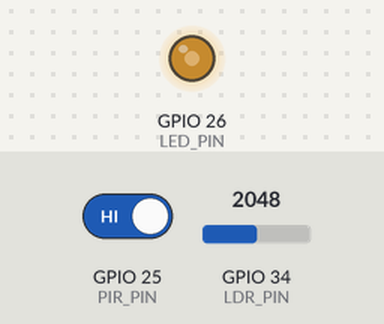
The sketch below on a simulated ESP32. On the bench: output pins drawn as LEDs (lit = HIGH). The inputs (shaded band) are chosen by the test bench; at power-on: GPIO 34 (LDR_PIN) = 2048, GPIO 25 (PIR_PIN) HIGH. WiFi joins after 1.5 s; servers stay silent unless stated; what the sketch prints to the serial monitor is not drawn.

Above: at 3.2 s.
3.3 s: GPIO 34 (LDR_PIN) set to 2967
5.2 s: GPIO 34 (LDR_PIN) set to 3055
At 7.1 s:
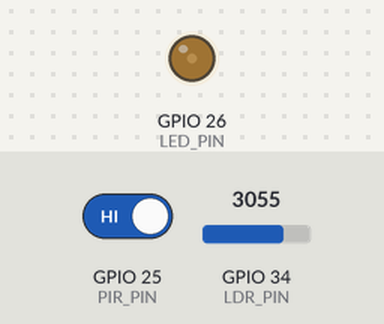
7.5 s: GPIO 34 (LDR_PIN) set to 960
At 8.6 s:
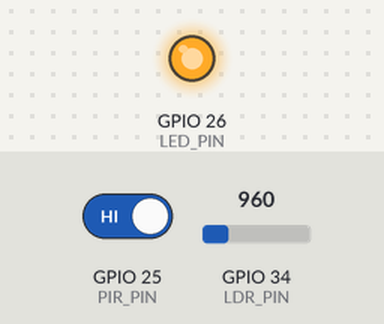
9.5 s: GPIO 25 (PIR_PIN) driven LOW
At 11.2 s:
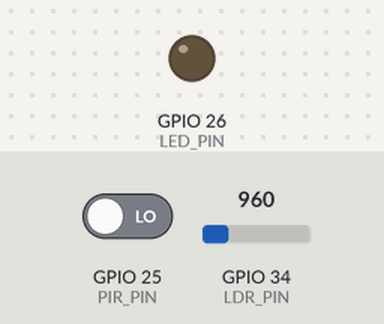
11.5 s: GPIO 25 (PIR_PIN) driven HIGH
At 12.9 s:
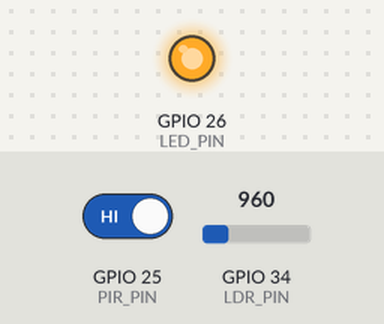
13.5 s: GPIO 34 (LDR_PIN) set to 1037
At 14.4 s:
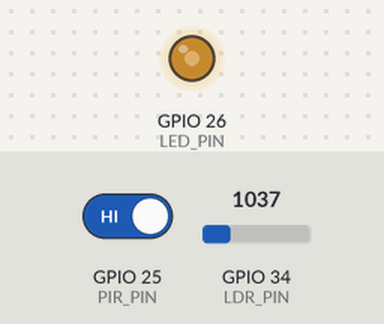
Timing chart, 0 to 16.5 s (numbered marks = the images above; inputs shaded):
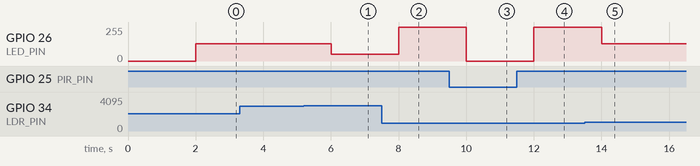

Measured:
- the behaviour switches between 2999 and 3000 on GPIO 34 (LDR_PIN) (found by bisection; images 0 and 1)
- the behaviour switches between 999 and 1000 on GPIO 34 (LDR_PIN) (found by bisection; images 4 and 5)
- after the input at 3.3 s, every drawn part: stays the same
- after the input at 5.2 s, GPIO 26 (LED_PIN): 128/255 → 50/255 after 0.80 s
- after the input at 7.5 s, GPIO 26 (LED_PIN): 50/255 → 255/255 after 0.50 s
- after the input at 9.5 s, GPIO 26 (LED_PIN): 255/255 → 0/255 after 0.50 s
- after the input at 11.5 s, GPIO 26 (LED_PIN): 0/255 → 255/255 after 0.50 s
- after the input at 13.5 s, GPIO 26 (LED_PIN): 255/255 → 128/255 after 0.50 s

The sketch:

smart_lighting_v1.ino
```cpp
#include <Arduino.h>
#include <WiFi.h>

// Wi-Fi credentials
const char* ssid = "Redmi K50i";
const char* password = "soham1809";

// GPIO Pins
const int PIR_PIN = 25;
const int LDR_PIN = 34;
const int LED_PIN = 26;

void setup() {
  Serial.begin(115200);

  // Initialize GPIO pins
  pinMode(PIR_PIN, INPUT);
  pinMode(LED_PIN, OUTPUT);

  // Connect to Wi-Fi (optional)
  WiFi.begin(ssid, password);
  while (WiFi.status() != WL_CONNECTED) {
    delay(1000);
    Serial.println("Connecting to WiFi...");
  }
  Serial.println("Connected to WiFi");
}

void loop() {
  int pirState = digitalRead(PIR_PIN); // Read the PIR sensor state
  int ldrValue = analogRead(LDR_PIN);  // Read the LDR value (0 to 4095)
  int brightness = calculateBrightness(pirState, ldrValue);

  // Set the LED brightness using PWM
  analogWrite(LED_PIN, brightness);

  // Optional: Send data to a server or log it
  sendDataToCloud(pirState, ldrValue, brightness);

  delay(1000); // Loop delay (adjust as needed)
}

int calculateBrightness(int presence, int light) {
  int baseBrightness = 255; // Default to maximum brightness

  // Adjust brightness based on the ambient light and presence
  if (presence == 1) { // If presence is detected
    if (light < 1000) { // Dark room
      baseBrightness = 255; // Full brightness
    } else if (light < 3000) { // Dim light
      baseBrightness = 128; // Medium brightness
    } else { // Bright room
      baseBrightness = 50; // Low brightness
    }
  } else {
    baseBrightness = 0; // Turn off lights if no one is present
  }

  return baseBrightness; // Return calculated brightness
}

void sendDataToCloud(int presence, int light, int brightness) {
  // Placeholder for sending data to a cloud server or logging it
  // This could involve HTTP POST requests or MQTT messages
  // Example:
  // Serial.printf("Presence: %d, Light: %d, Brightness: %d\n", presence, light, brightness);
}
```
